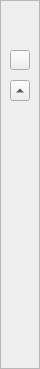
   <widget class="QFrame" name="sideBar">
    <property name="geometry">
     <rect>
      <x>660</x>
      <y>1</y>
      <width>40</width>
      <height>369</height>
     </rect>
    </property>
    <property name="sizePolicy">
     <sizepolicy hsizetype="Preferred" vsizetype="Preferred">
      <horstretch>0</horstretch>
      <verstretch>0</verstretch>
     </sizepolicy>
    </property>
    <property name="autoFillBackground">
     <bool>true</bool>
    </property>
    <property name="styleSheet">
     <string notr="true"/>
    </property>
    <property name="frameShape">
     <enum>QFrame::StyledPanel</enum>
    </property>
    <property name="frameShadow">
     <enum>QFrame::Plain</enum>
    </property>
    <property name="lineWidth">
     <number>1</number>
    </property>
    <widget class="QPushButton" name="pushButton_add">
     <property name="geometry">
      <rect>
       <x>10</x>
       <y>50</y>
       <width>20</width>
       <height>20</height>
      </rect>
     </property>
     <property name="maximumSize">
      <size>
       <width>16777215</width>
       <height>16777215</height>
      </size>
     </property>
     <property name="autoFillBackground">
      <bool>true</bool>
     </property>
     <property name="styleSheet">
      <string notr="true"/>
     </property>
     <property name="text">
      <string/>
     </property>
     <property name="icon">
      <iconset>
       <normaloff>../build-SimpleTo_Do-GUI--Desktop_Qt_6_6_0_MinGW_64_bit-Debug/plus.png</normaloff>../build-SimpleTo_Do-GUI--Desktop_Qt_6_6_0_MinGW_64_bit-Debug/plus.png</iconset>
     </property>
     <property name="flat">
      <bool>false</bool>
     </property>
    </widget>
    <widget class="QPushButton" name="pushButton_dark">
     <property name="geometry">
      <rect>
       <x>10</x>
       <y>20</y>
       <width>20</width>
       <height>20</height>
      </rect>
     </property>
     <property name="styleSheet">
      <string notr="true">border-radius: 3px;</string>
     </property>
     <property name="text">
      <string/>
     </property>
     <property name="icon">
      <iconset>
       <normaloff>../build-SimpleTo_Do-GUI--Desktop_Qt_6_6_0_MinGW_64_bit-Debug/night-mode.png</normaloff>../build-SimpleTo_Do-GUI--Desktop_Qt_6_6_0_MinGW_64_bit-Debug/night-mode.png</iconset>
     </property>
     <property name="iconSize">
      <size>
       <width>20</width>
       <height>20</height>
      </size>
     </property>
     <property name="shortcut">
      <string/>
     </property>
     <property name="default">
      <bool>false</bool>
     </property>
    </widget>
    <widget class="QPushButton" name="pushButton_light">
     <property name="enabled">
      <bool>true</bool>
     </property>
     <property name="geometry">
      <rect>
       <x>10</x>
       <y>20</y>
       <width>20</width>
       <height>20</height>
      </rect>
     </property>
     <property name="styleSheet">
      <string notr="true">border-radius: 3px;</string>
     </property>
     <property name="text">
      <string/>
     </property>
     <property name="icon">
      <iconset>
       <normaloff>../build-SimpleTo_Do-GUI--Desktop_Qt_6_6_0_MinGW_64_bit-Debug/brightness.png</normaloff>../build-SimpleTo_Do-GUI--Desktop_Qt_6_6_0_MinGW_64_bit-Debug/brightness.png</iconset>
     </property>
     <property name="shortcut">
      <string/>
     </property>
     <property name="autoDefault">
      <bool>false</bool>
     </property>
     <property name="default">
      <bool>true</bool>
     </property>
    </widget>
    <widget class="QToolButton" name="toolButton">
     <property name="geometry">
      <rect>
       <x>10</x>
       <y>80</y>
       <width>20</width>
       <height>21</height>
      </rect>
     </property>
     <property name="popupMode">
      <enum>QToolButton::DelayedPopup</enum>
     </property>
     <property name="toolButtonStyle">
      <enum>Qt::ToolButtonIconOnly</enum>
     </property>
     <property name="autoRaise">
      <bool>false</bool>
     </property>
     <property name="arrowType">
      <enum>Qt::UpArrow</enum>
     </property>
    </widget>
    <zorder>pushButton_light</zorder>
    <zorder>pushButton_add</zorder>
    <zorder>pushButton_dark</zorder>
    <zorder>toolButton</zorder>
   </widget>
